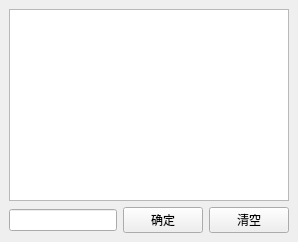
  <widget class="QDockWidget" name="terminalDock">
   <property name="minimumSize">
    <size>
     <width>280</width>
     <height>176</height>
    </size>
   </property>
   <property name="features">
    <set>QDockWidget::DockWidgetClosable|QDockWidget::DockWidgetFloatable|QDockWidget::DockWidgetMovable</set>
   </property>
   <property name="windowTitle">
    <string>调试输出</string>
   </property>
   <attribute name="dockWidgetArea">
    <number>8</number>
   </attribute>
   <widget class="QWidget" name="dockWidgetContents">
    <layout class="QVBoxLayout" name="verticalLayout">
     <item>
      <widget class="QTextEdit" name="textEdit">
       <property name="readOnly">
        <bool>true</bool>
       </property>
      </widget>
     </item>
     <item>
      <layout class="QHBoxLayout" name="horizontalLayout_2">
       <item>
        <widget class="QLineEdit" name="lineEdit"/>
       </item>
       <item>
        <widget class="QPushButton" name="pushButton_bashCommit">
         <property name="text">
          <string>确定</string>
         </property>
         <property name="shortcut">
          <string>Shift+Return</string>
         </property>
        </widget>
       </item>
       <item>
        <widget class="QPushButton" name="pushButton_bashClean">
         <property name="text">
          <string>清空</string>
         </property>
         <property name="shortcut">
          <string>Ctrl+C</string>
         </property>
        </widget>
       </item>
      </layout>
     </item>
    </layout>
   </widget>
  </widget>
